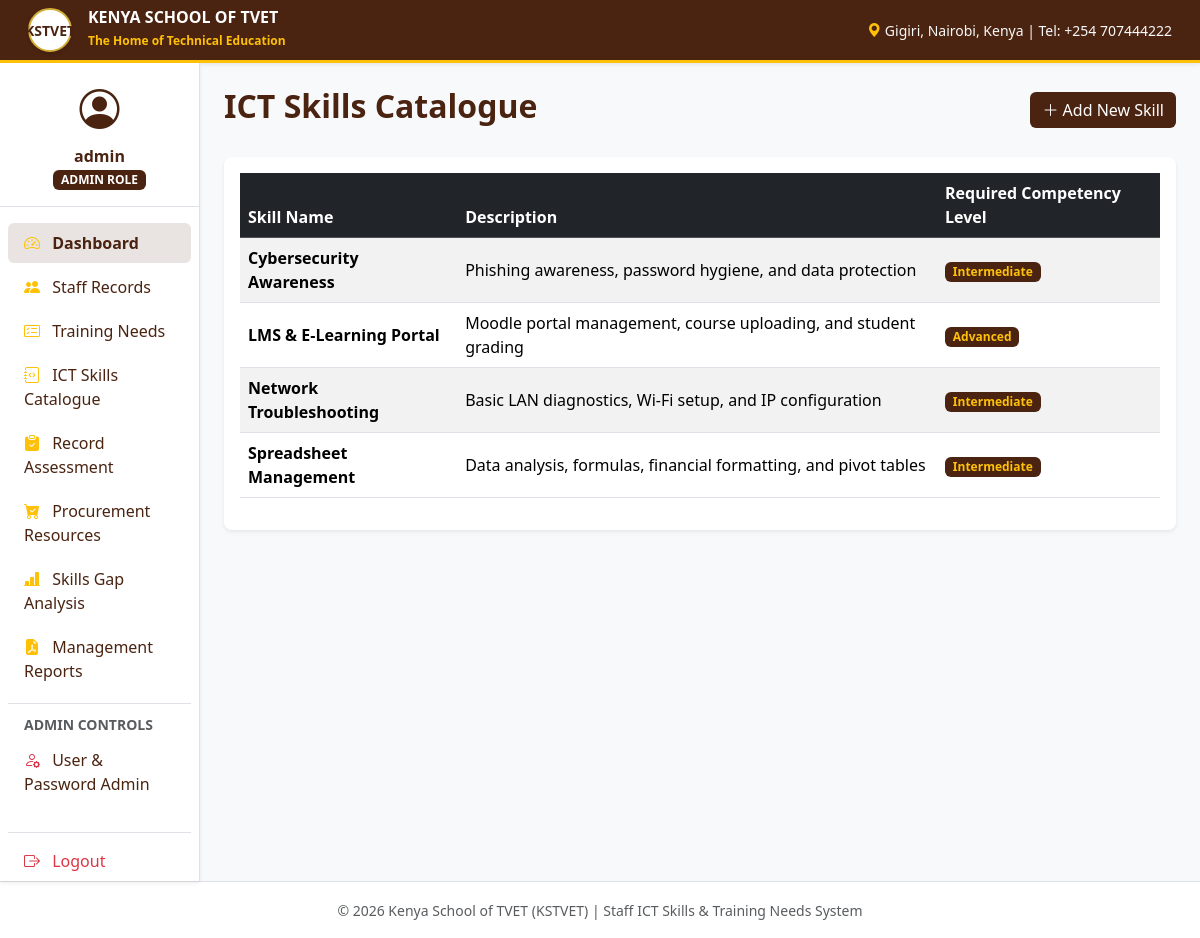
The app's page /ict/skills_list.php (signed in) with its own data.
### tables this page shows
CREATE TABLE skills (
    skill_id INT AUTO_INCREMENT PRIMARY KEY,
    skill_name VARCHAR(100) NOT NULL,
    description TEXT,
    required_level TINYINT NOT NULL COMMENT '1=Basic, 2=Intermediate, 3=Advanced'
);

### ict/skills_list.php (the view, shortened to what this page needs)
<?php
require_once '../config/db.php';
$skills = $pdo->query("SELECT * FROM skills ORDER BY skill_name")->fetchAll();
include '../includes/header.php';
?>
<div class="d-flex justify-content-between align-items-center mb-4">
    <h2 class="fw-bold text-kstvet-brown">ICT Skills Catalogue</h2>
    <button class="btn btn-kstvet-brown" data-bs-toggle="modal" data-bs-target="#addSkillModal"><i class="bi bi-plus-lg"></i> Add New Skill</button>
</div>
<div class="card p-3 shadow-sm">
    <table class="table table-striped align-middle">
        <thead class="table-dark">
            <tr>
                <th>Skill Name</th>
                <th>Description</th>
                <th>Required Competency Level</th>
            </tr>
        </thead>
        <tbody>
            <?php foreach ($skills as $skill): ?>
            <tr>
                <td><strong><?= htmlspecialchars($skill['skill_name']) ?></strong></td>
                <td><?= htmlspecialchars($skill['description']) ?></td>
                <td>
                    <span class="badge bg-kstvet-brown text-warning">
                        <?= $skill['required_level'] == 3 ? 'Advanced' : ($skill['required_level'] == 2 ? 'Intermediate' : 'Basic') ?>
                    </span>
                </td>
            </tr>
            <?php endforeach; ?>
        </tbody>
    </table>
</div>
<?php include '../includes/footer.php'; ?>

### assets/css/style.css (style rules this page uses)
:root { --kstvet-brown: #4A2311; --kstvet-dark-brown: #2E1509; --kstvet-gold: #D4AF37; --kstvet-light: #FAF8F5; }
body { font-family: 'Segoe UI', system-ui, -apple-system, sans-serif; background-color: var(--kstvet-light); color: #333; }
.bg-kstvet-brown { background-color: var(--kstvet-brown) !important; }
.text-kstvet-brown { color: var(--kstvet-brown) !important; }
.btn-kstvet-brown { background-color: var(--kstvet-brown); color: #ffffff; border: none; }
.card { border: none; border-radius: 0.5rem; box-shadow: 0 0.125rem 0.25rem rgba(0, 0, 0, 0.05); }

### records on screen
skills: skill_name "Cybersecurity Awareness", description "Phishing awareness, password hygiene, and data protection", required_level "Intermediate"
skills: skill_name "LMS & E-Learning Portal", description "Moodle portal management, course uploading, and student grading", required_level "Advanced"
skills: skill_name "Network Troubleshooting", description "Basic LAN diagnostics, Wi-Fi setup, and IP configuration", required_level "Intermediate"
skills: skill_name "Spreadsheet Management", description "Data analysis, formulas, financial formatting, and pivot tables", required_level "Intermediate"

### other values on screen
$_SESSION['username'] "admin"
$_SESSION['role'] "ADMIN"
